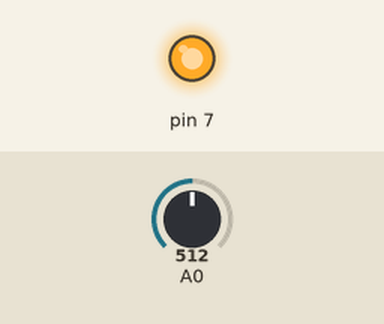
The sketch below on a simulated Arduino Uno, built with avr-gcc and run on an emulated ATmega328P. Parts: output pins drawn as LEDs (lit = HIGH). Inputs (shaded band) come from the test bench; at power-on: A0 = 512.

Above: at 1.3 s.
1.4 s: A0 set to 0
At 1.9 s:
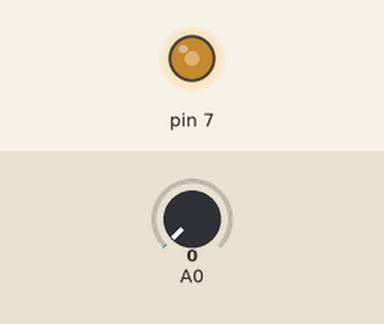
3.0 s: A0 set to 122
At 3.18 s:
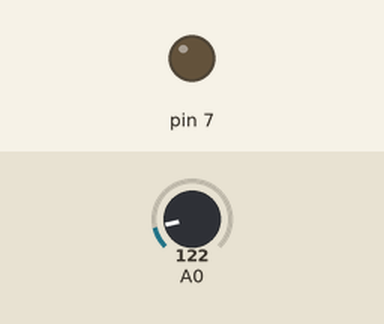
Timing chart, 0 to 12.1 s (numbered marks = the images above; inputs shaded):
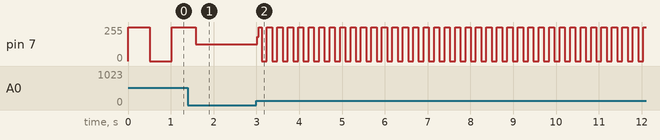

Measured:
- after the input at 3.0 s, pin 7: 126/255 → 181/255 at once, then moves between 0/255 and 255/255, repeating every 0.49 s

The sketch:

Potenciometro.ino
```cpp
void setup() {
  Serial.begin(9600);
  pinMode(7,OUTPUT);

}

void loop() {
  digitalWrite(7,HIGH);
  delay(analogRead(A0));
  digitalWrite(7,LOW);
  delay(analogRead(A0));
}
```
